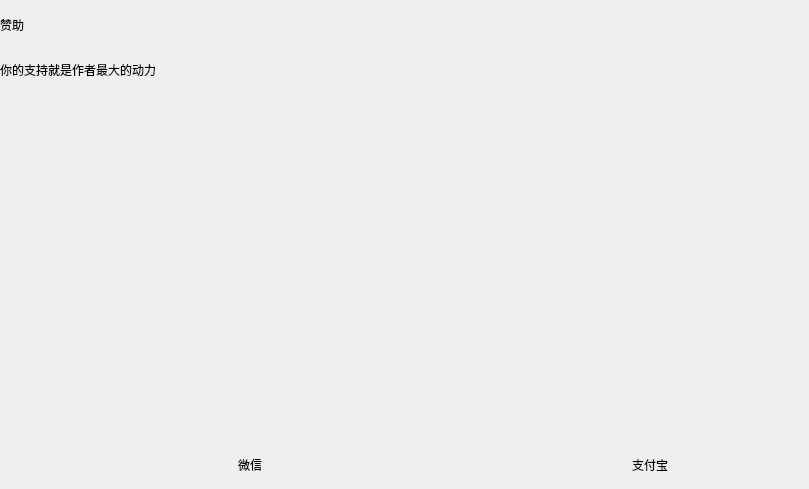
     <widget class="QWidget" name="page_3">
      <widget class="QLabel" name="label_48">
       <property name="geometry">
        <rect>
         <x>0</x>
         <y>50</y>
         <width>300</width>
         <height>40</height>
        </rect>
       </property>
       <property name="styleSheet">
        <string notr="true">font: 17pt &quot;华文行楷&quot;;</string>
       </property>
       <property name="text">
        <string>你的支持就是作者最大的动力</string>
       </property>
      </widget>
      <widget class="QWidget" name="widget_20" native="true">
       <property name="geometry">
        <rect>
         <x>100</x>
         <y>150</y>
         <width>700</width>
         <height>300</height>
        </rect>
       </property>
       <layout class="QHBoxLayout" name="horizontalLayout_9">
        <property name="spacing">
         <number>100</number>
        </property>
        <property name="topMargin">
         <number>0</number>
        </property>
        <property name="rightMargin">
         <number>0</number>
        </property>
        <property name="bottomMargin">
         <number>0</number>
        </property>
        <item>
         <widget class="QLabel" name="label_46">
          <property name="styleSheet">
           <string notr="true">border-image: url(:/image/image/wxPay.jpg);</string>
          </property>
          <property name="text">
           <string/>
          </property>
         </widget>
        </item>
        <item>
         <widget class="QLabel" name="label_47">
          <property name="minimumSize">
           <size>
            <width>300</width>
            <height>300</height>
           </size>
          </property>
          <property name="styleSheet">
           <string notr="true">border-image: url(:/image/image/aliPay.jpg);</string>
          </property>
          <property name="text">
           <string/>
          </property>
         </widget>
        </item>
       </layout>
      </widget>
      <widget class="QLabel" name="label_49">
       <property name="geometry">
        <rect>
         <x>0</x>
         <y>0</y>
         <width>60</width>
         <height>50</height>
        </rect>
       </property>
       <property name="styleSheet">
        <string notr="true">font: 22pt &quot;华文行楷&quot;;</string>
       </property>
       <property name="text">
        <string>赞助</string>
       </property>
      </widget>
      <widget class="QWidget" name="widget_21" native="true">
       <property name="geometry">
        <rect>
         <x>100</x>
         <y>450</y>
         <width>700</width>
         <height>30</height>
        </rect>
       </property>
       <layout class="QHBoxLayout" name="horizontalLayout_10">
        <property name="spacing">
         <number>100</number>
        </property>
        <property name="leftMargin">
         <number>0</number>
        </property>
        <property name="topMargin">
         <number>0</number>
        </property>
        <property name="rightMargin">
         <number>0</number>
        </property>
        <property name="bottomMargin">
         <number>0</number>
        </property>
        <item alignment="Qt::AlignHCenter">
         <widget class="QLabel" name="label_50">
          <property name="styleSheet">
           <string notr="true">font: 18pt &quot;华文行楷&quot;;</string>
          </property>
          <property name="text">
           <string>微信</string>
          </property>
         </widget>
        </item>
        <item alignment="Qt::AlignHCenter">
         <widget class="QLabel" name="label_51">
          <property name="styleSheet">
           <string notr="true">font: 18pt &quot;华文行楷&quot;;</string>
          </property>
          <property name="text">
           <string>支付宝</string>
          </property>
         </widget>
        </item>
       </layout>
      </widget>
     </widget>
